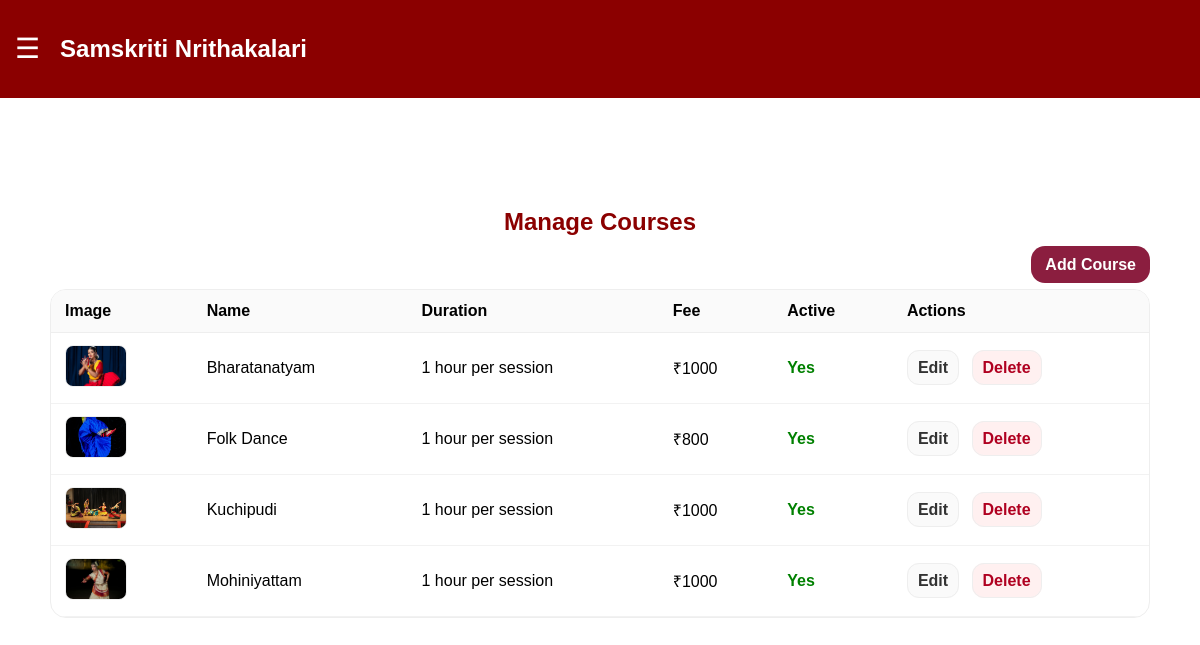
/admin-panel/courses/ (signed in), run on the app's committed database.
### core/models.py (models this page shows, shortened)
class Course(models.Model):
    name = models.CharField(max_length=100, default="Course")
    description = models.TextField(blank=True)
    duration = models.CharField(max_length=50, blank=True)
    fee = models.DecimalField(max_digits=10, decimal_places=0, default=1000)
    is_active = models.BooleanField(default=True)
    image = models.ImageField(upload_to="course_images/", blank=True, null=True)
    class Meta:
        ordering = ["name"]

### core/views.py (the view)
# urls.py: path("admin-panel/courses/", views.admin_courses, name="admin_courses"),
@login_required
def admin_courses(request):
    if not is_admin_user(request.user):
        return redirect("dashboard")
    courses = Course.objects.all().order_by("name")
    return render(request, "admin_courses.html", {"courses": courses})

### core/views.py (called while the page is built)
def is_admin_user(user):
    return bool(user and user.is_authenticated and (user.is_staff or user.is_superuser))

### templates/admin_courses.html
{% extends 'base.html' %}
{% block content %}
<div style="max-width:1200px;margin:40px auto;padding:20px;">
    <h2 style="text-align:center;color:#8B0000;margin-bottom:20px;">Manage Courses</h2>
    <div style="text-align:right;margin-bottom:15px;">
        <a href="{% url 'admin_course_add' %}" style="padding:10px 14px;border-radius:14px;background:#8B1E3F;color:white;text-decoration:none;font-weight:800;">
            Add Course
        </a>
    </div>
    {% if courses %}
        <div style="overflow:auto;border-radius:16px;border:1px solid #eee;background:white;">
            <table style="width:100%;border-collapse:collapse;">
                <thead>
                    <tr style="background:#fafafa;">
                        <th style="text-align:left;padding:12px 14px;border-bottom:1px solid #eee;">Image</th>
                        <th style="text-align:left;padding:12px 14px;border-bottom:1px solid #eee;">Name</th>
                        <th style="text-align:left;padding:12px 14px;border-bottom:1px solid #eee;">Duration</th>
                        <th style="text-align:left;padding:12px 14px;border-bottom:1px solid #eee;">Fee</th>
                        <th style="text-align:left;padding:12px 14px;border-bottom:1px solid #eee;">Active</th>
                        <th style="text-align:left;padding:12px 14px;border-bottom:1px solid #eee;">Actions</th>
                    </tr>
                </thead>
                <tbody>
                    {% for c in courses %}
                        <tr>
                            <td style="padding:12px 14px;border-bottom:1px solid #f2f2f2;">
                                {% if c.image %}
                                    <img src="{{ c.image.url }}" alt="{{ c.name }}" style="width:60px;height:40px;object-fit:cover;border-radius:8px;border:1px solid #eee;" />
                                {% else %}
                                    -
                                {% endif %}
                            </td>
                            <td style="padding:12px 14px;border-bottom:1px solid #f2f2f2;">{{ c.name }}</td>
                            <td style="padding:12px 14px;border-bottom:1px solid #f2f2f2;">{{ c.duration|default:"-" }}</td>
                            <td style="padding:12px 14px;border-bottom:1px solid #f2f2f2;">₹{{ c.fee }}</td>
                            <td style="padding:12px 14px;border-bottom:1px solid #f2f2f2;">
                                {% if c.is_active %}
                                    <span style="color:green;font-weight:800;">Yes</span>
                                {% else %}
                                    <span style="color:#b00020;font-weight:800;">No</span>
                                {% endif %}
                            </td>
                            <td style="padding:12px 14px;border-bottom:1px solid #f2f2f2;">
                                <a href="{% url 'admin_course_edit' c.id %}" style="padding:8px 10px;border-radius:12px;border:1px solid #eee;background:#fafafa;text-decoration:none;font-weight:800;color:#333;">Edit</a>
                                <a href="{% url 'admin_course_delete' c.id %}" style="margin-left:8px;padding:8px 10px;border-radius:12px;border:1px solid #eee;background:#fff0f0;text-decoration:none;font-weight:800;color:#b00020;">Delete</a>
                            </td>
                        </tr>
                    {% endfor %}
                </tbody>
            </table>
        </div>
    {% else %}
        <p style="text-align:center;color:#555;">No courses added yet.</p>
    {% endif %}
</div>
{% endblock %}

### static/css/style.css (style rules this page uses)
body { margin:0; font-family:Arial; }

### data on the page
Course: image (picture), name "Bharatanatyam", duration "1 hour per session", fee "1000", is_active "Yes"
Course: image (picture), name "Folk Dance", duration "1 hour per session", fee "800", is_active "Yes"
Course: image (picture), name "Kuchipudi", duration "1 hour per session", fee "1000", is_active "Yes"
Course: image (picture), name "Mohiniyattam", duration "1 hour per session", fee "1000", is_active "Yes"
